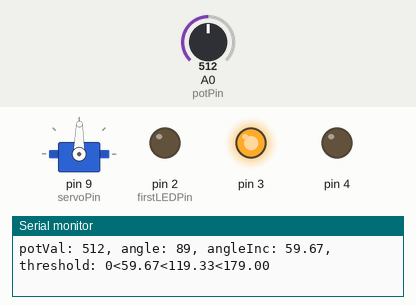
A sketch run on a simulated Arduino Uno, built with avr-gcc and run on an emulated ATmega328P. Shown: servo, output pins drawn as LEDs (lit = HIGH), the last lines printed to the serial monitor. The test bench sets the inputs (shaded band); at power-on: A0 (potPin) = 512.

Above: at 1.2 s.
1.3 s: A0 (potPin) set to 554
At 2.4 s:
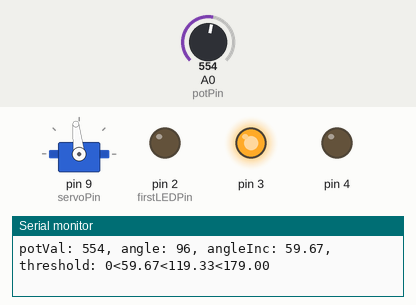
4.3 s: A0 (potPin) set to 588
At 4.7 s:
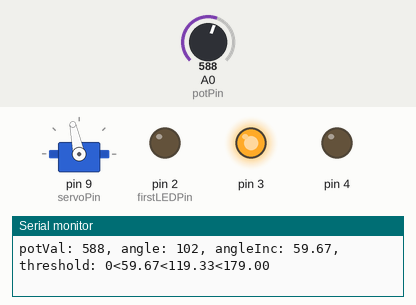
5.8 s: A0 (potPin) set to 306
At 6.6 s:
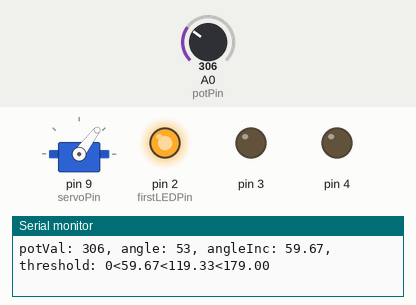
7.3 s: A0 (potPin) set to 108
At 8.0 s:
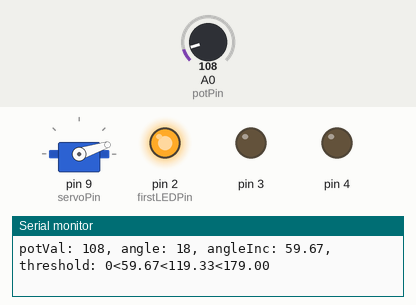
8.8 s: A0 (potPin) set to 92
At 9.6 s:
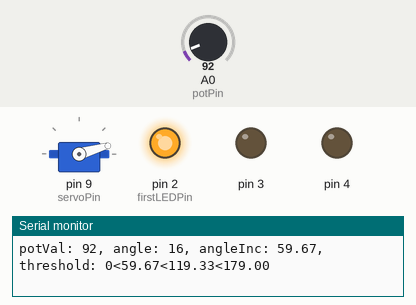
11.8 s: A0 (potPin) set to 122
At 13.2 s:
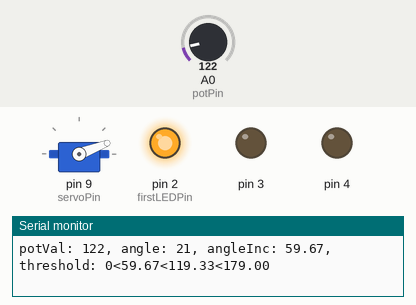
Timing chart, 0 to 14.3 s (numbered marks = the images above; inputs shaded):
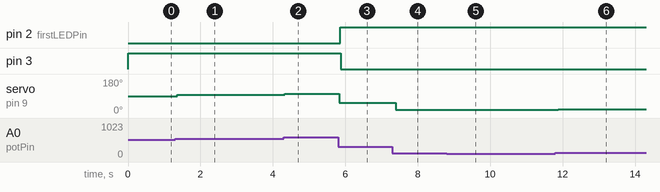

The sketch:

project-05.ino
```cpp
/*
|--------------------------------------------------------------------------
| Project 05 - Mood Cue
|--------------------------------------------------------------------------
|
| Use a servo motor to make a mechanical gauge to point out what sort
| of mood you'are in that day. Also, use LEDs to represent the position
| of the potentiometer.
|
*/


#include <Servo.h>

// Constants (pins)
const int   potPin      = A0;   // The input pin of the potentiometer
const int   servoPin    = 9;    // Output pin where the servo motor is attached.

const int   firstLEDPin = 2;    // First Digital pin used for the LED thermometer
const int   numOfLEDs   = 3;    // Total number of LEDs used to build the thermometer
const int   potMin      = 0;    // Min range value of the potentiometer
const int   potMax      = 1023; // Max range value of the potentiometer
const int   angleMin    = 0;    // Min angle value of the servo motor
const int   angleMax    = 179;  // Max angle value of the servo motor

// Variable initialization
Servo       motor;              // The object variable for the servo motor
int         potVal;             // Used to store the readed value of the "pot"
int         angle;              // Used to store the calculated angle value


/*
 * Setup the LED pins as OUTPUTs and set their value to LOW.
 * The first pin is firstLEDPin and the last is firstLEDPin+numOfLEDs
 */
void setupLEDs(){
  for(int pinNumber = firstLEDPin; pinNumber < firstLEDPin+numOfLEDs; pinNumber++){
    pinMode(pinNumber, OUTPUT);
    digitalWrite(pinNumber, LOW);
  }
}

/*
 * Enable or disable LEDs according to the current angle position.
 * Using the current angle, we will turn the LEDs on or off
 */
void switchLEDs(int angle){

  // Find the range of operation in case it is not zero-based (servo = 0-179)
  int angleDiff = angleMax - angleMin;

  // Find increment. What is the working range of each LED
  float angleInc = angleDiff / (float) numOfLEDs;

  Serial.print("angleInc: ");
  Serial.print(angleInc);

  Serial.print(", threshold: ");
  Serial.print(angleMin);

  // For each LED
  for(int nLED = 0; nLED < numOfLEDs; nLED++){

    // Find min working threshold position
    float minLED = angleMin + (angleInc * (float) nLED);

    // Find max working threshold position
    float maxLED = minLED + angleInc;

    Serial.print("<");
    Serial.print(maxLED);

    int nLEDPin = nLED+firstLEDPin;

    // If we are in between the thresholds
    if(minLED <= angle && angle < maxLED) {

      // Light up the LED
      digitalWrite(nLEDPin, HIGH);

    } else {

      // Turn off the LED
      digitalWrite(nLEDPin, LOW);

    }

  }

}

/*
 * Prints out the current readed value from the potentiometer
 * and the converted angle value.
 */
void logValues(int potVal, int angle){

  Serial.print("potVal: ");
  Serial.print(potVal);
  Serial.print(", angle: ");
  Serial.print(angle);
  Serial.print(", ");

}

// Setup code, run once
void setup() {

  // Setup reading speed of the serial port
  Serial.begin(9600);

  // Define where the servo is connected
  motor.attach(servoPin);

  // Prepare the LED pins
  setupLEDs();

}

// Main code, run repeatedly
void loop() {

  // Read the pot value (range 0-1023)
  potVal = analogRead(potPin);

  // Convert the pot value to angle (angle = 0-179)
  angle = map(potVal, potMin, potMax, angleMin, angleMax);

  // Print value on serial port
  logValues(potVal, angle);

  // Send angle value to servo motor
  motor.write(angle);

  // Light up the LEDs
  switchLEDs(angle);

  // Break the line in the serial monitor
  Serial.println();

  // Delay 15ms before a new read.
  delay(15);

}
```

Measured:
- after the input at 1.3 s, servo on pin 9 (servoPin): 89° → 96° after 0.06 s
- after the input at 4.3 s, servo on pin 9 (servoPin): 96° → 102° at once
- after the input at 5.8 s, pin 2 (firstLEDPin): LOW → HIGH after 0.06 s; pin 3: HIGH → LOW after 0.07 s; servo on pin 9 (servoPin): 102° → 53° at once
- after the input at 7.3 s, servo on pin 9 (servoPin): 53° → 18° after 0.09 s
- after the input at 8.8 s, servo on pin 9 (servoPin): 18° → 16° after 0.07 s
- after the input at 11.8 s, servo on pin 9 (servoPin): 16° → 21° after 0.07 s
